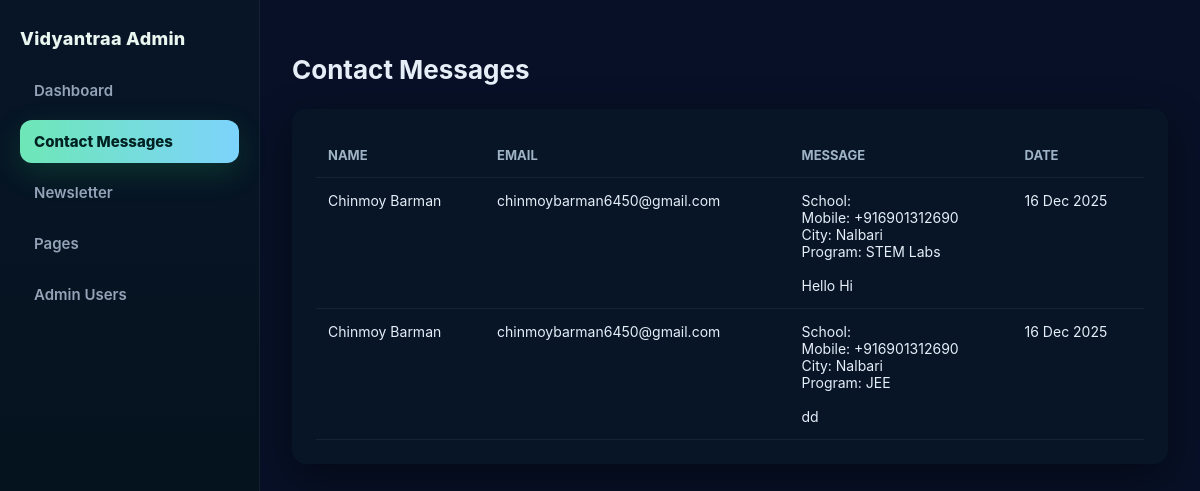
The page /admin/contacts.php on the database its author committed.
### tables this page shows
CREATE TABLE `contact_messages` (
  `id` int(11) NOT NULL,
  `name` varchar(100) NOT NULL,
  `email` varchar(150) NOT NULL,
  `message` text NOT NULL,
  `created_at` timestamp NOT NULL DEFAULT current_timestamp()
);

### admin/contacts.php (the view, shortened to what this page needs)
<?php
require_once "../backend/db.php";
$sql = "SELECT * FROM contact_messages ORDER BY created_at DESC";
$result = $conn->query($sql);
?>
<!DOCTYPE html>
<html lang="en">
<head>
<link rel="stylesheet" href="assets/sidebar.css">
</head>
<body>
<?php include "assets/sidebar.php"; ?>
<main class="main">
  <h2>Contact Messages</h2>
  <div class="table-card">
    <table>
      <tr>
        <th>Name</th>
        <th>Email</th>
        <th>Message</th>
        <th>Date</th>
      </tr>
      <?php while($row = $result->fetch_assoc()): ?>
      <tr>
        <td><?= htmlspecialchars($row["name"]) ?></td>
        <td><?= htmlspecialchars($row["email"]) ?></td>
        <td><?= nl2br(htmlspecialchars($row["message"])) ?></td>
        <td><?= date("d M Y", strtotime($row["created_at"])) ?></td>
      </tr>
      <?php endwhile; ?>
    </table>
  </div>
</main>
</body>
</html>

### admin/assets/sidebar.php (shortened to what this page needs)
<aside class="sidebar">
    <div style="margin-bottom:20px;font-weight:800;font-size:18px;">
        Vidyantraa Admin
    </div>
    <a href="dashboard.php" class="<?= basename($_SERVER['PHP_SELF']) == 'dashboard.php' ? 'active' : '' ?>">
        Dashboard
    </a>
    <a href="contacts.php" class="<?= basename($_SERVER['PHP_SELF']) == 'contacts.php' ? 'active' : '' ?>">
        Contact Messages
    </a>
    <a href="newsletter.php" class="<?= basename($_SERVER['PHP_SELF']) == 'newsletter.php' ? 'active' : '' ?>">
        Newsletter
    </a>
    <a href="pages.php" class="<?= basename($_SERVER['PHP_SELF']) == 'pages.php' ? 'active' : '' ?>">
        Pages
    </a>
    <a href="users.php" class="<?= basename($_SERVER['PHP_SELF']) == 'users.php' ? 'active' : '' ?>">
        Admin Users
    </a>
</aside>

### admin/assets/sidebar.css (style rules this page uses)
:root { --bg-main:#071026; --bg-sidebar:#071527; --accent:#6ee7b7; --accent-2:#7dd3fc; --text:#e6eef8; --muted:#94a3b8; --hover:rgba(255,255,255,.05); --border:rgba(255,255,255,.06); }
* { box-sizing:border-box; }
body { margin:0; background:var(--bg-main); color:var(--text); font-family:Inter,system-ui,-apple-system,Segoe UI,Roboto; }
.sidebar { position:fixed; top:0; left:0; width:260px; height:100vh; background:linear-gradient(180deg,#071527,#04121a); padding:28px 20px; border-right:1px solid var(--border); display:flex; flex-direction:column; }
.sidebar > div { color:#eaf6f0; letter-spacing:.3px; }
.sidebar a { display:flex; align-items:center; gap:12px; padding:12px 14px; margin-bottom:8px; border-radius:12px; color:var(--muted); text-decoration:none; font-size:15px; font-weight:600; transition:all .18s ease; }
.sidebar a.active { background:linear-gradient(90deg,var(--accent),var(--accent-2)); color:#022; font-weight:800; box-shadow:0 10px 30px rgba(34,197,94,.18); }
.main { margin-left:260px; padding:32px; }

### admin/contacts.php (style rules this page uses)
h2 { font-size:26px; margin-bottom:24px; }
.table-card { background:#071527; border-radius:14px; padding:24px; box-shadow:0 14px 40px rgba(0,0,0,.4); }
table { width:100%; border-collapse:collapse; }
th,td { padding:14px 12px; border-bottom:1px solid rgba(255,255,255,.06); vertical-align:top; }
th { text-align:left; color:#9fb3c6; font-size:13px; text-transform:uppercase; }
td { font-size:14px; }

### rows shown on the page
contact_messages: name "Chinmoy Barman", email "chinmoybarman6450@gmail.com", message "School: Mobile: +916901312690 City: Nalbari Program: STEM Labs Hello Hi", created_at "16 Dec 2025"
contact_messages: name "Chinmoy Barman", email "chinmoybarman6450@gmail.com", message "School: Mobile: +916901312690 City: Nalbari Program: JEE dd", created_at "16 Dec 2025"
